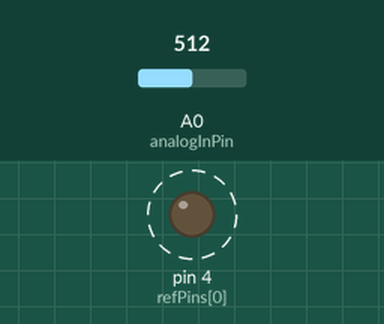
Simulated run of this sketch. Board: Arduino Uno, built with avr-gcc and run on an emulated ATmega328P. Parts: output pins drawn as LEDs (lit = HIGH). Dashed ring = blinking. Inputs (shaded band) come from the test bench; at power-on: A0 (analogInPin) = 512. What the sketch prints to the serial monitor is not drawn.

Above: at 1.2 s.
1.3 s: A0 (analogInPin) set to 716
4.3 s: A0 (analogInPin) set to 511
Timing chart, 0 to 13.3 s (numbered marks = the images above; inputs shaded):
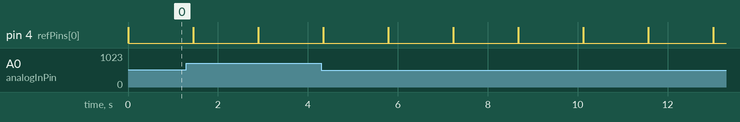

Measured:
- by itself, pin 4 (refPins[0]): alternates HIGH for 0.01 s and LOW for 1.4 s

The sketch:

Code.ino
```cpp
//C++
// Ohmmeter Better

const int analogInPin = A0;   // measure voltage
const int pinCount = 4;       // Number of ref resistors
int refPins[pinCount] = {4, 5, 6, 7}; // Pins for ref resistors
float refValues[pinCount] = {1000.0, 10000.0, 100000.0, 1000000.0, }; // Values in Ohms

void setup() {
  Serial.begin(9600);
  for (int i = 0; i < pinCount; i++) {
    pinMode(refPins[i], INPUT); // Set as input
  }
}

void loop() {
  for (int i = 0; i < pinCount; i++) {
    // 1. Activate one ref resistor
    pinMode(refPins[i], OUTPUT);
    digitalWrite(refPins[i], HIGH);
    delay(10); // Settle time

    // 2. Read Voltage
    int rawValue = analogRead(analogInPin);
    float vOut = (5.0 * rawValue) / 1023.0;

    // 3. Calculate Resistance if within valid range (avoiding too low/high)
    if (vOut > 0.8 && vOut < 4.2) {
      float rX = refValues[i] * (vOut / (5.0 - vOut));
      Serial.print("Ref: "); Serial.print(refValues[i]);
      Serial.print(" Ohms - R_unknown: "); Serial.print(rX);
      Serial.println(" Ohms");
    }

    // 4. Deactivate ref resistor
    digitalWrite(refPins[i], LOW);
    pinMode(refPins[i], INPUT);
    delay(100);
  }
  Serial.println("---");
  delay(1000);
}
```
